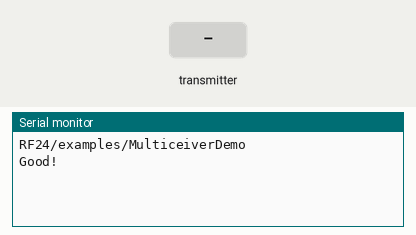
Bench run of a sketch on a simulated Arduino Uno, built with avr-gcc and run on an emulated ATmega328P. On the bench: the last lines printed to the serial monitor. Inputs (shaded band) come from the test bench. No radio packets arrive unless stated.

Above: at 2.4 s.
2.5 s: the transmitter starts sending mode = 0
At 3.9 s:
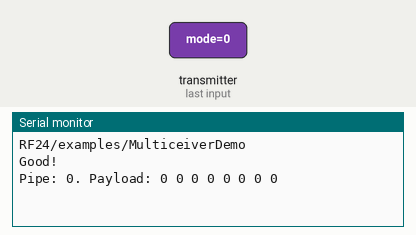
5.5 s: the transmitter starts sending extra_load2 = 256
At 6.3 s:
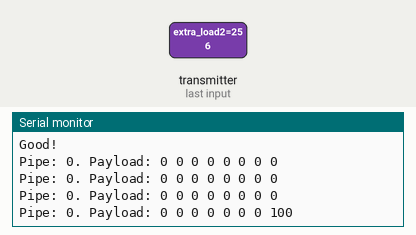
7.0 s: the transmitter starts sending extra_load2 = 512
At 7.9 s:
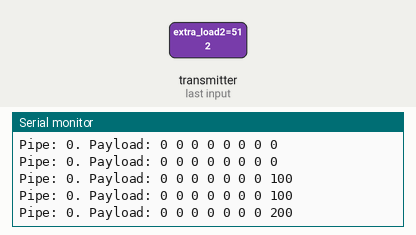

The sketch:

MulticeiverDemo_Modified.ino
```cpp
// (licence header left out)
/**
   A simple example of sending data from as many as 6 nRF24L01 transceivers to
   1 receiving transceiver. This technique is trademarked by
   Nordic Semiconductors as "MultiCeiver".

   This example was written to be used on up to 6 devices acting as TX nodes &
   only 1 device acting as the RX node (that's a maximum of 7 devices).
   Use the Serial Monitor to change each node's behavior.
*/
#include <SPI.h>
#include "printf.h"
#include "RF24.h"

// instantiate an object for the nRF24L01 transceiver
RF24 radio(7, 8); // using pin 7 for the CE pin, and pin 8 for the CSN pin

uint8_t pipe = 0;

uint64_t address[6] = {0xA5A5A5F3F3LL,
                       0xA5A5A5F3F2LL,
                       0xA5A5A5F3CDLL,
                       0xA5A5A5F3A3LL,
                       0xA5A5A5F30FLL,
                       0xA5A5A5F305LL
                      };

typedef struct Data_Package {
  uint16_t mode;          // this word contains the alignment byte/word
  uint16_t throttle;
  uint16_t aileron;
  uint16_t rudder;
  uint16_t elevator;
  uint16_t extra_load0;
  uint16_t extra_load1;
  uint16_t extra_load2;
} Data_Package;

Data_Package payload;

void setRole();

void setup() {

  Serial.begin(115200);
  while (!Serial);

  if (!radio.begin()) {
    Serial.println(F("radio hardware is not responding!!"));
    while (1) ;
  }

  Serial.println(F("RF24/examples/MulticeiverDemo"));

  radio.setPALevel(RF24_PA_MIN); // RF24_PA_MAX is default.

  radio.setPayloadSize(sizeof(payload));

  radio.setChannel(0x40);

  setRole();

  Serial.println("Good!");
} // setup()

void loop() {
  // This device is the RX node
  radio.read(&payload, sizeof(payload));            // fetch payload from FIFO
  delay(800);


  pipe = 6;

  if (radio.available(&pipe)) {             // is there a payload? get the pipe number that recieved it
    uint8_t bytes = radio.getPayloadSize(); // get the size of the payload
    radio.read(&payload, bytes);            // fetch payload from FIFO
    Serial.print(F("Pipe: "));
    Serial.print(pipe);                     // print the pipe number
    Serial.print(F(". Payload: "));
    Serial.print(payload.mode, HEX);
    Serial.print(" ");
    Serial.print(payload.throttle, HEX);
    Serial.print(" ");
    Serial.print(payload.aileron, HEX);
    Serial.print(" ");
    Serial.print(payload.rudder, HEX);
    Serial.print(" ");
    Serial.print(payload.elevator, HEX);
    Serial.print(" ");
    Serial.print(payload.extra_load0, HEX);
    Serial.print(" ");
    Serial.print(payload.extra_load1, HEX);
    Serial.print(" ");
    Serial.println(payload.extra_load2, HEX);
  }
}

void setRole() {
  // For the RX node

  // Set the addresses for all pipes to TX nodes
  for (uint8_t i = 0; i < 6; ++i)
    radio.openReadingPipe(i, address[i]);

  radio.openWritingPipe(address[0]);

  radio.setAutoAck(true);

  radio.startListening(); // put radio in RX mode
}
```

Measured:
- after the input at 2.5 s, the serial monitor: prints a new line after 0.72 s (image 1)
- after the input at 5.5 s, the serial monitor: prints a new line after 0.13 s (image 2)
- after the input at 7.0 s, the serial monitor: prints a new line after 0.24 s (image 3)
